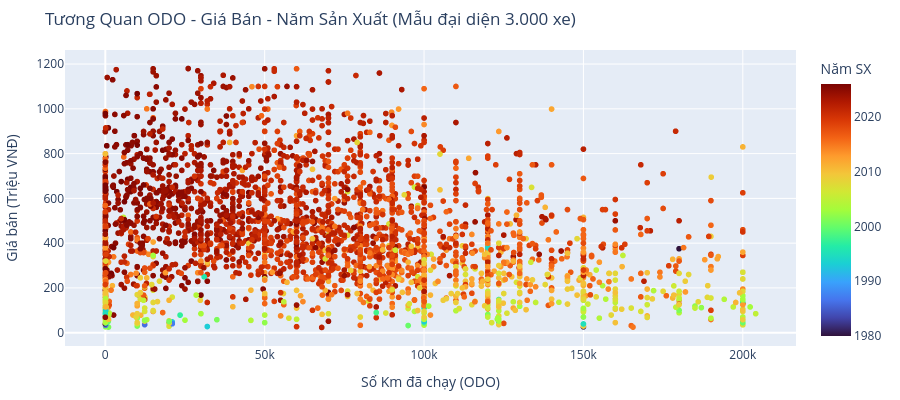

The notebook cell saved with this chart:
### Markdown cell above
### 3. Tương quan giữa Năm sản xuất và ODO đối với Giá bán
- **Kết luận chính:**
  - Năm sản xuất (đời xe) có tính chi phối giá bán mạnh mẽ hơn số km đã lăn bánh (ODO).
  - Một chiếc xe đời 2022 chạy 80.000 km vẫn có giá thị trường cao hơn rõ rệt so với cùng dòng xe đời 2017 chạy 40.000 km.
  - ODO đóng vai trò phân hóa giá chủ yếu trong nhóm các xe cùng đời và cùng phân khúc.

### Code cell
# Biểu đồ tĩnh 3: Tương quan ODO - Giá bán theo nhóm đời xe (lấy mẫu đại diện)
sample_df = df.sample(n=min(3000, len(df)), random_state=42)

fig_static3 = px.scatter(
    sample_df,
    x='mileage_v2',
    y='price_million',
    color='mfdate',
    color_continuous_scale='Turbo',
    title="Tương Quan ODO - Giá Bán - Năm Sản Xuất (Mẫu đại diện 3.000 xe)",
    labels={
        'mileage_v2': 'Số Km đã chạy (ODO)',
        'price_million': 'Giá bán (Triệu VNĐ)',
        'mfdate': 'Năm SX'
    },
    hover_data=['carbrand_name', 'carmodel_name', 'region_name']
)
fig_static3.update_layout(
    height=400,
    margin=dict(l=40, r=20, t=50, b=40)
)
fig_static3.show()

### Figure 1 — Plotly figure (JSON) as saved in the notebook; plotly's stock layout.template omitted (floating-point values rounded to 4 significant figures; data arrays with more than 128 entries replaced by an {"elided": "..."} marker saying what was removed)
{"data": [{"customdata": {"elided": "3000x3 str values"}, "hovertemplate": "Số Km đã chạy (ODO)=%{x}<br>Giá bán (Triệu VNĐ)=%{y}<br>carbrand_name=%{customdata[0]}<br>carmodel_name=%{customdata[1]}<br>region_name=%{customdata[2]}<br>Năm SX=%{marker.color}<extra></extra>", "legendgroup": "", "marker": {"color": {"elided": "3000 int values"}, "coloraxis": "coloraxis", "symbol": "circle"}, "mode": "markers", "name": "", "showlegend": false, "type": "scattergl", "x": {"elided": "3000 int values"}, "xaxis": "x", "y": {"elided": "3000 float values"}, "yaxis": "y"}], "layout": {"coloraxis": {"autocolorscale": false, "colorbar": {"title": {"text": "Năm SX"}}, "colorscale": [[0, "#30123b"], [0.07143, "#4145ab"], [0.1429, "#4675ed"], [0.2143, "#39a2fc"], [0.2857, "#1bcfd4"], [0.3571, "#24eca6"], [0.4286, "#61fc6c"], [0.5, "#a4fc3b"], [0.5714, "#d1e834"], [0.6429, "#f3c63a"], [0.7143, "#fe9b2d"], [0.7857, "#f36315"], [0.8571, "#d93806"], [0.9286, "#b11901"], [1, "#7a0402"]]}, "height": 400, "legend": {"tracegroupgap": 0}, "margin": {"b": 40, "l": 40, "r": 20, "t": 50}, "title": {"text": "Tương Quan ODO - Giá Bán - Năm Sản Xuất (Mẫu đại diện 3.000 xe)"}, "xaxis": {"anchor": "y", "domain": [0, 1], "title": {"text": "Số Km đã chạy (ODO)"}}, "yaxis": {"anchor": "x", "domain": [0, 1], "title": {"text": "Giá bán (Triệu VNĐ)"}}}}
